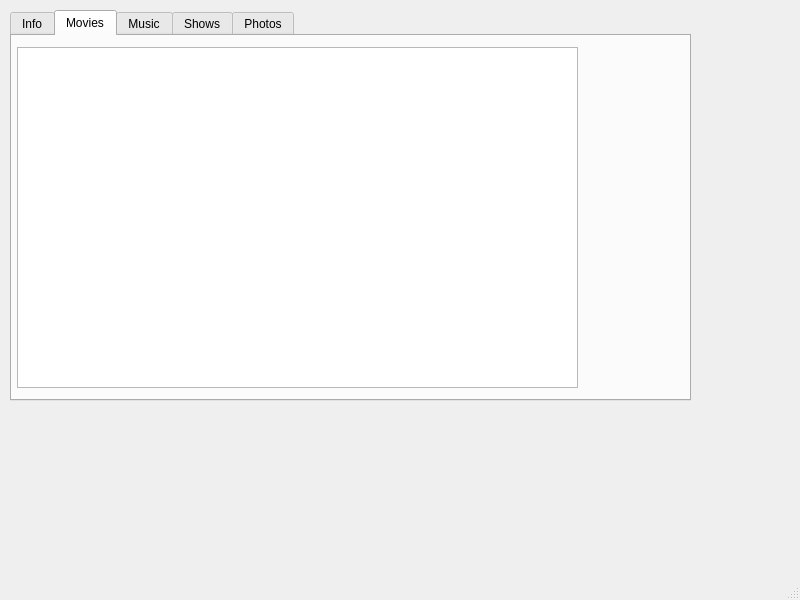
<?xml version="1.0" encoding="UTF-8"?>
<ui version="4.0">
 <class>MainWindow</class>
 <widget class="QMainWindow" name="MainWindow">
  <property name="geometry">
   <rect>
    <x>0</x>
    <y>0</y>
    <width>800</width>
    <height>600</height>
   </rect>
  </property>
  <property name="windowTitle">
   <string>MainWindow</string>
  </property>
  <widget class="QWidget" name="centralwidget">
   <widget class="QTabWidget" name="mediaTabs">
    <property name="geometry">
     <rect>
      <x>10</x>
      <y>10</y>
      <width>681</width>
      <height>391</height>
     </rect>
    </property>
    <property name="currentIndex">
     <number>1</number>
    </property>
    <widget class="QWidget" name="infoTab">
     <attribute name="title">
      <string>Info</string>
     </attribute>
    </widget>
    <widget class="QWidget" name="moviesTab">
     <attribute name="title">
      <string>Movies</string>
     </attribute>
     <widget class="QTableWidget" name="moviesTable">
      <property name="geometry">
       <rect>
        <x>5</x>
        <y>11</y>
        <width>561</width>
        <height>341</height>
       </rect>
      </property>
     </widget>
    </widget>
    <widget class="QWidget" name="musicTab">
     <attribute name="title">
      <string>Music</string>
     </attribute>
    </widget>
    <widget class="QWidget" name="showsTab">
     <attribute name="title">
      <string>Shows</string>
     </attribute>
    </widget>
    <widget class="QWidget" name="photosTab">
     <attribute name="title">
      <string>Photos</string>
     </attribute>
    </widget>
   </widget>
  </widget>
  <widget class="QMenuBar" name="menubar">
   <property name="geometry">
    <rect>
     <x>0</x>
     <y>0</y>
     <width>800</width>
     <height>22</height>
    </rect>
   </property>
  </widget>
  <widget class="QStatusBar" name="statusbar"/>
 </widget>
 <resources/>
 <connections/>
</ui>
